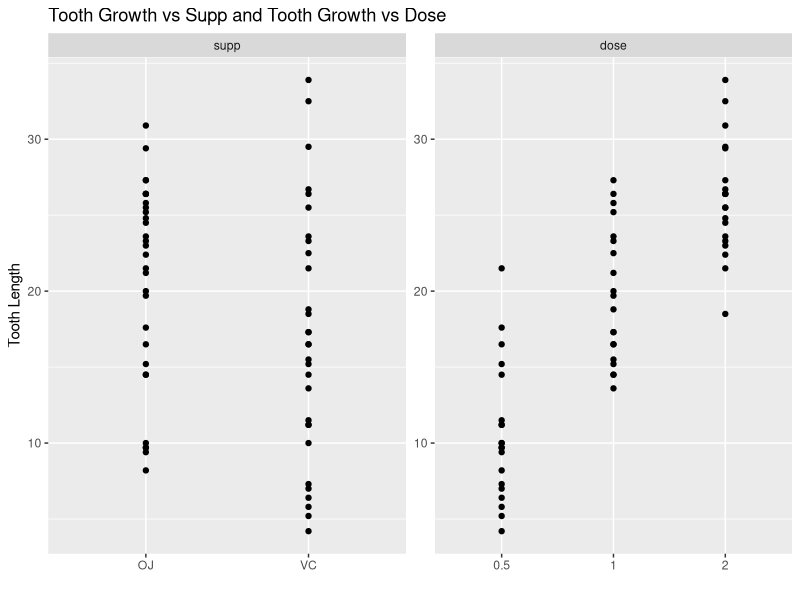
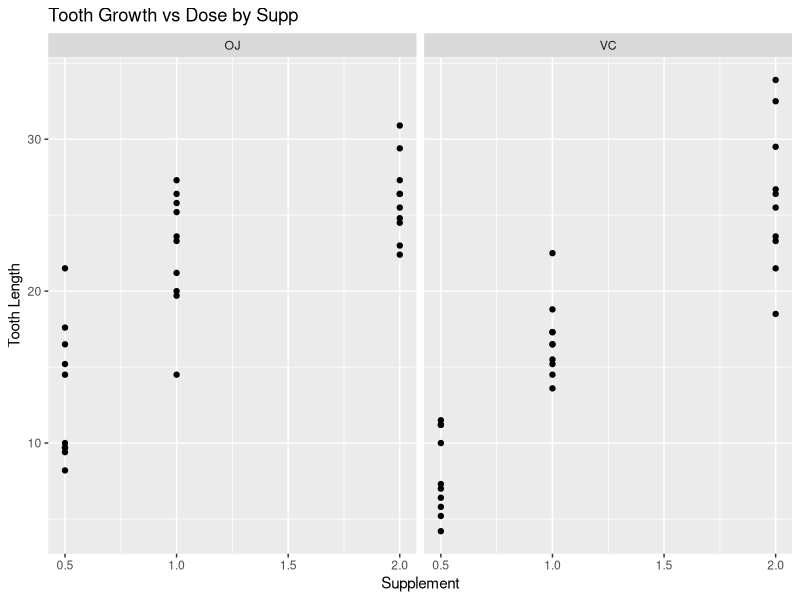

The R script that drew these images, in order:
## ---- chunk 1
knitr::opts_chunk$set(echo = TRUE,fig.pos = 'H')
## ---- chunk 2
library(datasets)
data("ToothGrowth")
str(ToothGrowth)
summary(ToothGrowth)
## ---- chunk 3
len_vc<- ToothGrowth[which(ToothGrowth$supp=="VC"),]$len
len_oj<- ToothGrowth[which(ToothGrowth$supp=="OJ"),]$len

t.test(len_oj, len_vc, alternative = c("two.sided"), 
       conf.level = .95, paired=FALSE, var.equal = FALSE)
## ---- chunk 4
len_0.5<- ToothGrowth[which(ToothGrowth$dose==0.5),]$len
len_1.0<- ToothGrowth[which(ToothGrowth$dose==1.0),]$len

t.test(len_1.0, len_0.5, alternative = c("two.sided"), 
       conf.level = .95, paired=FALSE, var.equal = FALSE)
## ---- chunk 5
len_2.0<- ToothGrowth[which(ToothGrowth$dose==2.0),]$len
len_1.0<- ToothGrowth[which(ToothGrowth$dose==1.0),]$len

t.test(len_2.0, len_1.0, alternative = c("two.sided"), 
       conf.level = .95, paired=FALSE, var.equal = FALSE)
## ---- chunk 6
library(ggplot2)
library(reshape2)

long <- melt(ToothGrowth, id.vars = c("len"))
qplot(value, len, data = long) + facet_wrap(~ variable, scales = "free")+
ggtitle("Tooth Growth vs Supp and Tooth Growth vs Dose")+
xlab("")+ylab("Tooth Length")
qplot(dose, len, data=ToothGrowth)+facet_wrap(~ supp)+
ggtitle("Tooth Growth vs Dose by Supp")+
xlab("Supplement")+ylab("Tooth Length")
